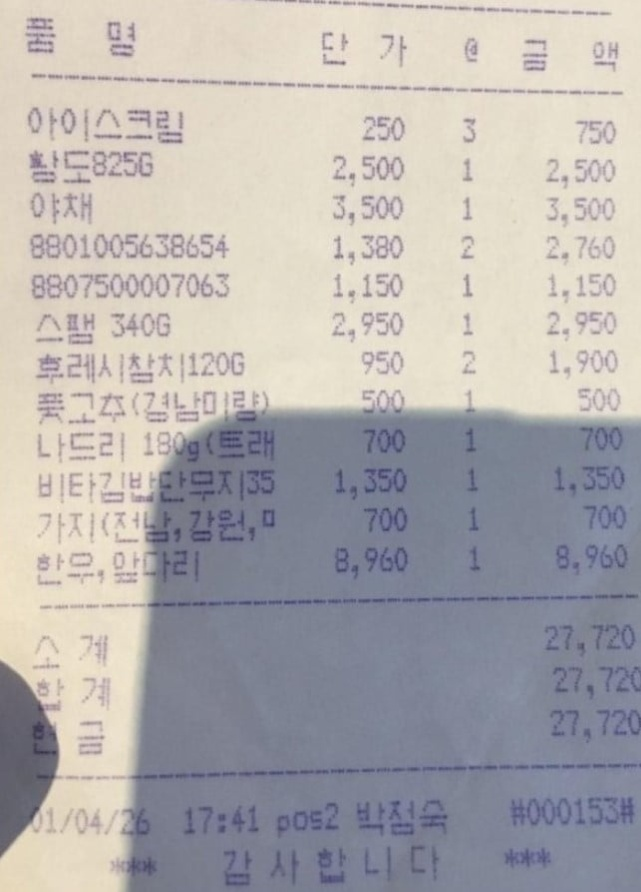
#> input picture Back/test/image/01_warped.jpg, 641 x 892 px
$ python -i temp.py   (imports and definitions only)
#> lines starting #> are read from the running program, lines starting #| are printed output that depends on the picture; after the words box and inside, x2 and y2 are one past the last pixel; in counts of white or black regions, pixels touching at a corner belong together
import cv2
import numpy as np
import imutils
import os
import glob

def order_points(pts):
    # [좌상, 우상, 우하, 좌하] 정렬
    rect = np.zeros((4, 2), dtype="float32")
    s = pts.sum(axis=1)
    rect[0] = pts[np.argmin(s)]
    rect[2] = pts[np.argmax(s)]
    diff = np.diff(pts, axis=1)
    rect[1] = pts[np.argmin(diff)]
    rect[3] = pts[np.argmax(diff)]
    return rect

def four_point_transform(image, pts):
    rect = order_points(pts)
    (tl, tr, br, bl) = rect

    # 너비, 높이 최대값 계산
    widthA = np.sqrt(((br[0] - bl[0]) ** 2) + ((br[1] - bl[1]) ** 2))
    widthB = np.sqrt(((tr[0] - tl[0]) ** 2) + ((tr[1] - tl[1]) ** 2))
    maxWidth = max(int(widthA), int(widthB))

    heightA = np.sqrt(((tr[0] - br[0]) ** 2) + ((tr[1] - br[1]) ** 2))
    heightB = np.sqrt(((tl[0] - bl[0]) ** 2) + ((tl[1] - bl[1]) ** 2))
    maxHeight = max(int(heightA), int(heightB))

    dst = np.array([
        [0, 0],
        [maxWidth - 1, 0],
        [maxWidth - 1, maxHeight - 1],
        [0, maxHeight - 1]], dtype="float32")

    M = cv2.getPerspectiveTransform(rect, dst)
    warped = cv2.warpPerspective(image, M, (maxWidth, maxHeight))
    return warped

def process_receipt_final(image_path):
#> called with image_path = '01_warped.jpg'
    print(f"Processing: {os.path.basename(image_path)}")
    image = cv2.imread(image_path)
#> image is the input picture: shape (892, 641, 3); mean B, G, R 174.9, 175, 178.7
    if image is None:
        return

    # 이미지가 너무 크면 리사이즈 (속도 및 정확도 향상)
    ratio = image.shape[0] / 500.0
#> ratio = 1.78
    orig = image.copy()
    image_resized = imutils.resize(image, height=500)

    # 1. 전처리 (Gray -> Blur -> Canny)
    gray = cv2.cvtColor(image_resized, cv2.COLOR_BGR2GRAY)
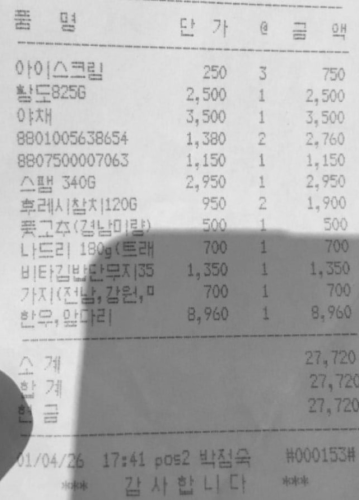
#> gray: shape (500, 359); min 60, max 232, mean 176.2
    blurred = cv2.GaussianBlur(gray, (5, 5), 0)

    # 임계값을 조금 낮춰서 희미한 선도 잡도록 조정 (30, 150)
    edged = cv2.Canny(blurred, 30, 150)
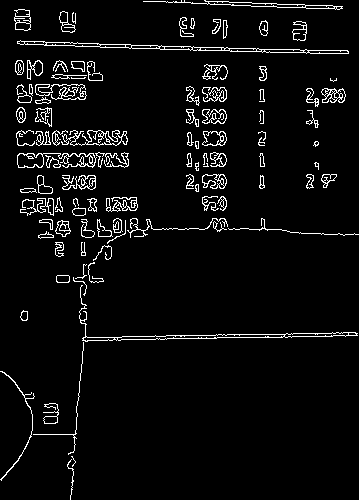
#> edged: shape (500, 359); 4.9% white in thin lines or dots

    # **핵심 수정**: 끊어진 선을 아주 강력하게 이어붙임 (iterations=3~5)
    # 영수증 테두리가 없어도 글자 덩어리들을 하나로 뭉치게 함
    kernel = np.ones((5, 5), np.uint8)
    dilated = cv2.dilate(edged, kernel, iterations=4)
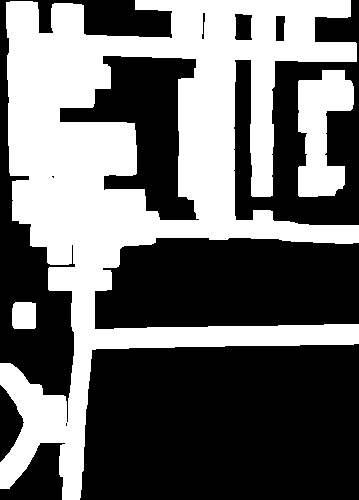
#> dilated: shape (500, 359); 41.5% white; 3 white regions

    # 디버깅용: 컴퓨터가 인식한 하얀색 덩어리를 보고 싶으면 아래 주석 해제
    # cv2.imwrite(image_path + "_debug.jpg", dilated)

    # 2. 윤곽선 찾기
    cnts = cv2.findContours(dilated.copy(), cv2.RETR_EXTERNAL, cv2.CHAIN_APPROX_SIMPLE)
#> cnts = 3 contours; box (x1, y1, x2, y2) and area: (0, 0, 359, 500) 78342, (298, 70, 354, 197) 4440, (12, 302, 36, 329) 584
    cnts = imutils.grab_contours(cnts)

    # 면적순 정렬
    cnts = sorted(cnts, key=cv2.contourArea, reverse=True)[:5]

    receiptCnt = None

    if len(cnts) > 0:
        # 가장 큰 덩어리 가져오기
        c = cnts[0]
#> c = contour of 441 points, box (x1, y1, x2, y2) (0, 0, 359, 500), area 78342

        # 전략 A: 꼭짓점 4개 근사
        peri = cv2.arcLength(c, True)
#> peri = 3528.8
        approx = cv2.approxPolyDP(c, 0.02 * peri, True)
#> approx = contour of 12 points, box (x1, y1, x2, y2) (0, 0, 359, 500), area 87920

        if len(approx) == 4:
            receiptCnt = approx
            # print(" -> Found 4 corners.")
        else:
            # 전략 B: 4개가 아니면 그냥 박스 씌우기 (가장 강력함)
            # print(" -> Using Bounding Box.")
            rect = cv2.minAreaRect(c)
#> rect = ((179, 249.5), (499, 358), -90)
            box = cv2.boxPoints(rect)
#> box = [[358, 499], [-1.53e-14, 499], [0, 0], [358, 0]]
            # np.int0 대신 int64 사용 (버전 호환성 해결)
            box = np.int64(box)
#> box = [[358, 499], [0, 499], [0, 0], [358, 0]]
            receiptCnt = box
#> receiptCnt = [[358, 499], [0, 499], [0, 0], [358, 0]]

    if receiptCnt is None:
        print(f" -> Skipped (No contour found)")
        return

    # 3. 투시 변환
    if receiptCnt.ndim == 2:
        pts = receiptCnt.astype("float32") * ratio
#> pts = [[638.7, 890.2], [0, 890.2], [0, 0], [638.7, 0]]
    else:
        pts = receiptCnt.reshape(4, 2).astype("float32") * ratio

    warped = four_point_transform(orig, pts)
#> in order_points, `s = pts.sum(axis=1)`: s = [1528.9, 890.2, 0, 638.7]
#> in order_points, `diff = np.diff(pts, axis=1)`: diff = [251.5, 890.2, 0, -638.7]
#> in four_point_transform, `rect = order_points(pts)`: rect = [[0, 0], [638.7, 0], [638.7, 890.2], [0, 890.2]]
#> in four_point_transform, `(tl, tr, br, bl) = rect`: tl = [0, 0]; tr = [638.7, 0]; br = [638.7, 890.2]; bl = [0, 890.2]
#> in four_point_transform, `widthA = np.sqrt(((br[0] - bl[0]) ** 2) + ((br[1] - bl[1]) ** 2))`: widthA = 638.7
#> in four_point_transform, `maxWidth = max(int(widthA), int(widthB))`: maxWidth = 638
#> in four_point_transform, `heightA = np.sqrt(((tr[0] - br[0]) ** 2) + ((tr[1] - br[1]) ** 2))`: heightA = 890.2
#> in four_point_transform, `maxHeight = max(int(heightA), int(heightB))`: maxHeight = 890
#> in four_point_transform, `dst = np.array([ [0, 0], [maxWidth - 1, 0], [maxWidth - 1, maxHeight -..`: dst = [[0, 0], [637, 0], [637, 889], [0, 889]]
#> in four_point_transform, `M = cv2.getPerspectiveTransform(rect, dst)`: M = [[0.997, 0, 0], [0, 0.999, 0], [0, 0, 1]]

    # 결과가 너무 작으면(노이즈) 저장 안함 (기준: 100x100)
    if warped.shape[0] < 100 or warped.shape[1] < 100:
         print(" -> Result too small (Noise). Skipped.")
         return

    # 4. 저장
    filename, ext = os.path.splitext(os.path.basename(image_path))

    # 이미 처리된 파일(_warped)은 건너뛰기
    if "_warped" in filename:
        return

    output_path = os.path.join(os.path.dirname(image_path), f"{filename}_warped.jpg")
    cv2.imwrite(output_path, warped)
    print(f" -> Saved: {os.path.basename(output_path)}")

# [27 lines not run here, left out]

>>> result = process_receipt_final('01_warped.jpg')
